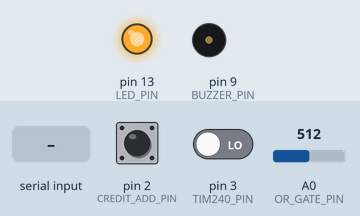
A sketch run on a simulated Arduino Uno, built with avr-gcc and run on an emulated ATmega328P. On the bench: output pins drawn as LEDs (lit = HIGH), buzzer (waves = sounding). Dashed ring = blinking. The test bench sets the inputs (shaded band); at power-on: pin 2 (CREDIT_ADD_PIN) LOW, A0 (OR_GATE_PIN) = 512, pin 3 (TIM240_PIN) LOW. What the sketch prints to the serial monitor is not drawn.

Above: at 0.9 s.
At 3.2 s:
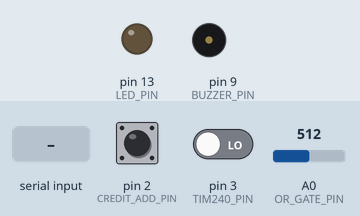
3.3 s: "STATUS\n" received over Serial
4.8 s: "RESET_ALARM\n" received over Serial
6.3 s: "SIMULATE_DETECTION\n" received over Serial
7.8 s: pin 2 (CREDIT_ADD_PIN) pulsed HIGH 2 times (0.12 s each, 0.3 s apart)
9.9 s: A0 (OR_GATE_PIN) set to 594
11.4 s: A0 (OR_GATE_PIN) set to 623
At 11.71 s:
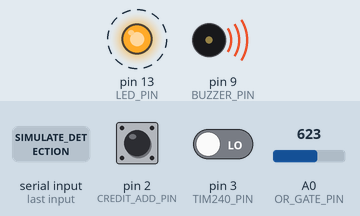
Timing chart, 0 to 15.4 s (numbered marks = the images above; inputs shaded):
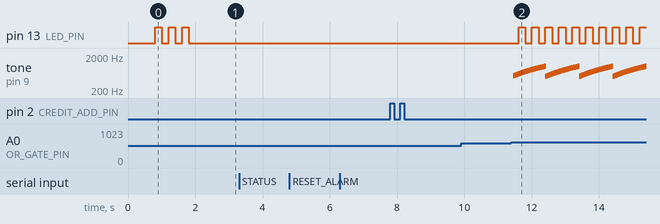

Measured:
- the behaviour switches between 610 and 611 on A0 (OR_GATE_PIN) (found by bisection; images 1 and 2)
- after the input at 3.3 s, every drawn part: stays the same
- after the input at 4.8 s, every drawn part: stays the same
- after the input at 6.3 s, every drawn part: stays the same
- after the input at 7.8 s, every drawn part: stays the same
- after the input at 9.9 s, every drawn part: stays the same
- after the input at 11.4 s, pin 13 (LED_PIN): alternates HIGH for 0.20 s and LOW for 0.20 s, starting after 0.21 s; tone on pin 9 (BUZZER_PIN): plays 520 Hz for 0.01 s, 525 Hz for 0.01 s, 530 Hz for 0.01 s, 535 Hz for 0.01 s, 540 Hz for 0.01 s, 545 Hz for 0.01 s … (395 notes in this stretch), starting after 0.05 s

The sketch:

lidar_detection_dual.ino
```cpp
// LiDAR Detection System - Dual Input Arduino + Credit Tracking
// Input 1: OR gate from side LiDARs (TiM100/TiM150) - Analog Pin A0 (5V signal)
// Input 2: TiM240 from Pi GPIO - Digital Pin 3 (3.3V signal)
// Credit Add: Pi GPIO 18 → Digital Pin 2 (falling edge 3.3V→0V) - Note: TiM240 uses GPIO 17
// Activates alarm circuit when ANY LiDAR detects a person
// Tracks credits: 2 PBT hits = 1 credit deducted
// Sends status back to Pi for webapp display

const int OR_GATE_PIN = A0;        // Analog input - OR gate (TiM100 OR TiM150, outputs 5V)
const int TIM240_PIN = 3;           // Digital input - TiM240 from Pi GPIO (3.3V HIGH when detected)
const int CREDIT_ADD_PIN = 2;       // Digital input - Credit add signal from Pi GPIO (falling edge 3.3V→0V)
const int BUZZER_PIN = 9;           // Piezo buzzer
const int LED_PIN = 13;             // Status LED

// OR gate detection threshold (analog)
// Changed to 3V threshold to ignore 2.5V idle level
// 3.0V * 1023 / 5.0V = 614 ADC counts
const int OR_GATE_THRESHOLD = 610;  // ~3V - Only accept 3V+ as HIGH (ignores 2.5V idle)
const unsigned long OR_GATE_CONFIRMATION_MS = 10;  // Fast confirmation for strong signals

// TiM240 detection (digital from Pi GPIO)
// Pi GPIO outputs 3.3V HIGH when TiM240 detects person
// Uses confirmation time for both HIGH and LOW states to prevent false triggers/clears
const unsigned long TIM240_CONFIRMATION_MS = 50;  // Confirmation time for both HIGH and LOW states

// Detection state
bool person_detected = false;

// Alarm system
unsigned long alarmStartTime = 0;
bool alarmActive = false;
const unsigned long alarmDuration = 5000; // 5 seconds

// Time-based confirmation for each input
unsigned long or_gate_detectionStartTime = 0;
unsigned long tim240_detectionStartTime = 0;
unsigned long tim240_clearStartTime = 0;  // Timer for confirming LOW state

// Input state tracking
bool or_gate_detected = false;
bool tim240_detected = false;

// Credit tracking system
volatile int credits = 0;              // Current credit count (starts at 0) - volatile for interrupt
// Note: Hit counting is done on Pi - Arduino just manages credit balance

// Credit add interrupt debouncing (flag-based approach)
volatile bool creditAddPending = false;  // Flag set by interrupt, processed in main loop
volatile unsigned long creditAddInterruptTime = 0;  // Timestamp when interrupt fired
unsigned long lastCreditAddProcessedMs = 0;  // Last time credit was actually added
const unsigned long CREDIT_ADD_DEBOUNCE_MS = 1000;  // Debounce time (1000ms = max 1 credit/second)
const unsigned long CREDIT_ADD_MIN_LOW_MS = 20;  // Minimum time pin must stay LOW to be valid (filters noise)

// Serial communication with Pi
String serialCommand = "";
bool commandReady = false;

// Status reporting
unsigned long lastStatusReport = 0;
const unsigned long statusInterval = 1000; // Report every 1 second

void setup() {
  Serial.begin(9600);

  // Pin setup
  pinMode(OR_GATE_PIN, INPUT);      // Analog input for OR gate
  pinMode(TIM240_PIN, INPUT);       // Digital input from Pi GPIO (no pull-up, Pi controls it)
  pinMode(CREDIT_ADD_PIN, INPUT);   // Digital input from Pi GPIO for credit add (no pull-up, Pi controls it)
  pinMode(BUZZER_PIN, OUTPUT);
  pinMode(LED_PIN, OUTPUT);

  // Initialize states
  noTone(BUZZER_PIN);
  digitalWrite(LED_PIN, LOW);

  // Initialize detection timers
  or_gate_detectionStartTime = 0;
  tim240_detectionStartTime = 0;
  tim240_clearStartTime = 0;

  // Initialize credit system
  creditAddPending = false;
  creditAddInterruptTime = 0;
  lastCreditAddProcessedMs = 0;

  // Attach interrupt for credit add signal (falling edge: 3.3V → 0V)
  attachInterrupt(digitalPinToInterrupt(CREDIT_ADD_PIN), handleCreditAdd, FALLING);

  Serial.println("# LiDAR Detection System - Arduino Ready (Dual Input + Credit Tracking)");
  Serial.println("# Input 1: Analog Pin A0 - OR Gate (TiM100 OR TiM150, 5V signal)");
  Serial.print("#   Threshold: ");
  Serial.print(OR_GATE_THRESHOLD);
  Serial.print(" ADC (");
  Serial.print((OR_GATE_THRESHOLD * 5.0 / 1023.0), 2);
  Serial.print("V) - Only accepts 3V+ as HIGH (ignores 2.5V idle)");
  Serial.print(", Confirmation: ");
  Serial.print(OR_GATE_CONFIRMATION_MS);
  Serial.println(" ms");
  Serial.println("# Input 2: Digital Pin 3 - TiM240 from Pi GPIO (3.3V HIGH when detected)");
  Serial.print("#   Confirmation: ");
  Serial.print(TIM240_CONFIRMATION_MS);
  Serial.println(" ms");
  Serial.println("# Credit Add: Digital Pin 2 - Pi GPIO 18 (falling edge 3.3V→0V triggers +1 credit)");
  Serial.println("# Note: TiM240 detection uses Pi GPIO 17 (Physical Pin 11)");
  Serial.println("# Credit System: Pi tracks hits (2 hits = 1 credit), sends DEDUCT_CREDIT when needed");
  Serial.println("# LiDAR Safety: DISABLED when credits == 0 (no detection, no alarm)");
  Serial.println("# Alarm: Buzzer Pin 9, LED Pin 13");
  Serial.println("# Commands: STATUS, RESET_ALARM, SIMULATE_DETECTION, SIMULATE_CLEAR");
  Serial.println("# Credit Commands: DEDUCT_CREDIT, GET_CREDITS, SET_CREDITS:<n>, ADD_CREDITS:<n>");

  // Send initial credit status
  sendCreditStatus();

  Serial.println("# READY");

  // Blink LED to indicate ready
  for (int i = 0; i < 3; i++) {
    digitalWrite(LED_PIN, HIGH);
    delay(200);
    digitalWrite(LED_PIN, LOW);
    delay(200);
  }
}

void loop() {
  unsigned long now = millis();

  // Handle serial commands from Pi
  handleSerialCommands();

  // Process pending credit add from interrupt (with debouncing and noise filtering)
  if (creditAddPending) {
    // CRITICAL: Verify the pin is actually LOW and stays LOW for minimum duration
    // This filters out brief noise spikes that cause false falling edges
    unsigned long interruptTime = creditAddInterruptTime;
    unsigned long timeSinceInterrupt = now - interruptTime;

    // Check current pin state
    int currentPinState = digitalRead(CREDIT_ADD_PIN);

    if (currentPinState == HIGH) {
      // Pin is HIGH - was just a brief noise spike, ignore
      // This filters out very brief LOW pulses that don't last long enough
      creditAddPending = false;
    } else if (currentPinState == LOW) {
      // Pin is LOW - check if it's been LOW long enough to be valid
      if (timeSinceInterrupt >= CREDIT_ADD_MIN_LOW_MS) {
        // Pin has been LOW for minimum duration - this is a valid signal
        // Now check debounce (time since last credit add)
        if (now - lastCreditAddProcessedMs >= CREDIT_ADD_DEBOUNCE_MS) {
          // Double-check pin is still LOW (one more verification)
          if (digitalRead(CREDIT_ADD_PIN) == LOW) {
            // Process the credit add - this is a confirmed valid signal
            credits++;
            lastCreditAddProcessedMs = now;

            sendCreditStatus();
            Serial.println("# Credit added via hardware signal (Pin 2 falling edge)");
          }
          // Clear flag after processing (whether successful or not)
          creditAddPending = false;
        } else {
          // Debounce active - ignore this trigger
          // Clear flag to prevent spamming
          creditAddPending = false;
        }
      }
      // If not enough time has passed, keep flag set and check again next iteration
      // This allows the pin to stabilize before we decide if it's valid
    }
  }

  // ============================================================
  // READ INPUT 1: OR Gate (Side LiDARs - TiM100/TiM150)
  // ============================================================
  int or_gate_voltage = analogRead(OR_GATE_PIN);
  bool or_gate_high = (or_gate_voltage > OR_GATE_THRESHOLD);

  if (or_gate_high) {
    // OR gate signal detected
    if (or_gate_detectionStartTime == 0) {
      or_gate_detectionStartTime = now;
    } else if ((now - or_gate_detectionStartTime) >= OR_GATE_CONFIRMATION_MS) {
      // Confirmed: stable signal above threshold
      or_gate_detected = true;
    }
  } else {
    // OR gate signal low - reset timer
    or_gate_detectionStartTime = 0;
    or_gate_detected = false;
  }

  // ============================================================
  // READ INPUT 2: TiM240 from Pi GPIO (Digital)
  // ============================================================
  int tim240_level = digitalRead(TIM240_PIN);
  bool tim240_high = (tim240_level == HIGH);

  if (tim240_high) {
    // TiM240 signal detected - start confirmation timer
    if (tim240_detectionStartTime == 0) {
      tim240_detectionStartTime = now;
    } else if ((now - tim240_detectionStartTime) >= TIM240_CONFIRMATION_MS) {
      // Confirmed: stable HIGH signal
      tim240_detected = true;
      // Reset clear timer since we're detecting
      tim240_clearStartTime = 0;
    }
  } else {
    // TiM240 signal low - start clear confirmation timer
    if (tim240_clearStartTime == 0) {
      tim240_clearStartTime = now;
    } else if ((now - tim240_clearStartTime) >= TIM240_CONFIRMATION_MS) {
      // Confirmed: stable LOW signal - clear detection
      tim240_detected = false;
      // Reset detection timer since we're clear
      tim240_detectionStartTime = 0;
    }
    // If we were detecting but signal went LOW, reset detection timer
    // (but don't clear detection until confirmed LOW for 50ms)
    if (tim240_detectionStartTime > 0) {
      tim240_detectionStartTime = 0;
    }
  }

  // ============================================================
  // COMBINED DETECTION LOGIC (OR both inputs)
  // ============================================================
  // CRITICAL: Only detect and trigger alarm if credits > 0
  // When credits == 0, LiDAR safety is disabled
  bool new_person_detected = false;

  if (credits > 0) {
    // Credits available - process detection normally
    new_person_detected = (or_gate_detected || tim240_detected);

    // Edge detection: trigger alarm on rising edge
    if (new_person_detected && !person_detected) {
      person_detected = true;
      triggerAlarm();
      sendStatusToPi();
      Serial.println("✅ Person detected - Triggering alarm");
    }

    // Clear detection on falling edge
    if (!new_person_detected && person_detected) {
      person_detected = false;
      // Ensure alarm is stopped (clean state)
      if (alarmActive) {
        alarmActive = false;
        noTone(BUZZER_PIN);
        digitalWrite(LED_PIN, LOW);
      }
      Serial.println("✅ Area clear - Person left");
      sendStatusToPi();
    }

    // Run alarm system
    runAlarmSystem();
  } else {
    // Credits == 0 - LiDAR safety disabled
    // Force clear any existing detection and stop alarm
    if (person_detected || alarmActive) {
      person_detected = false;
      alarmActive = false;
      noTone(BUZZER_PIN);
      digitalWrite(LED_PIN, LOW);
      sendStatusToPi();
      Serial.println("# LiDAR safety disabled (credits == 0) - Detection cleared");
    }
  }

  // Send status to Pi every second
  if (now - lastStatusReport >= statusInterval) {
    sendStatusToPi();
    lastStatusReport = now;
  }
}

void triggerAlarm() {
  // CRITICAL: Only trigger alarm if credits > 0
  if (credits == 0) {
    Serial.println("# Alarm trigger blocked (credits == 0)");
    return;  // Don't trigger alarm
  }

  alarmActive = true;
  alarmStartTime = millis();

  Serial.println("Trigger detected - Siren ON");

  // Send detection signal to Pi
  Serial.println("PERSON_DETECTED");
}

void runAlarmSystem() {
  // CRITICAL: Only run alarm if credits > 0
  // If credits == 0, immediately stop any active alarm
  if (credits == 0) {
    if (alarmActive) {
      alarmActive = false;
      noTone(BUZZER_PIN);
      digitalWrite(LED_PIN, LOW);
      Serial.println("# Alarm stopped (credits == 0)");
    }
    return;  // Exit early - don't run alarm system
  }

  // Run siren for 5 seconds (only if credits > 0)
  if (alarmActive) {
    unsigned long elapsed = millis() - alarmStartTime;
    if (elapsed < alarmDuration) {
      int freq = map((elapsed / 10) % 100, 0, 99, 500, 1000); // sweeping tone
      tone(BUZZER_PIN, freq);
      digitalWrite(LED_PIN, (elapsed / 200) % 2); // blink LED
    } else {
      noTone(BUZZER_PIN);
      digitalWrite(LED_PIN, LOW);
      alarmActive = false;
      Serial.println("Siren OFF");
    }
  }
}

void handleSerialCommands() {
  while (Serial.available()) {
    char c = Serial.read();

    if (c == '\n' || c == '\r') {
      if (serialCommand.length() > 0) {
        processCommand(serialCommand);
        serialCommand = "";
      }
    } else {
      serialCommand += c;
    }
  }
}

void processCommand(String command) {
  command.trim();

  if (command == "STATUS") {
    sendStatusToPi();
    sendCreditStatus();
    // Also print current input states for debugging
    int or_voltage = analogRead(OR_GATE_PIN);
    int tim240_level = digitalRead(TIM240_PIN);
    Serial.print("# OR Gate voltage: ");
    Serial.print(or_voltage);
    Serial.print(" ADC (");
    Serial.print((or_voltage * 5.0 / 1023.0), 2);
    Serial.print("V), TiM240: ");
    Serial.println(tim240_level == HIGH ? "HIGH" : "LOW");
  }
  else if (command == "RESET_ALARM") {
    alarmActive = false;
    noTone(BUZZER_PIN);
    digitalWrite(LED_PIN, LOW);
    Serial.println("# Alarm reset manually");
  }
  else if (command == "SIMULATE_DETECTION") {
    // Simulate detection for testing
    person_detected = true;
    triggerAlarm();
    Serial.println("# Simulated detection triggered");
  }
  else if (command == "SIMULATE_CLEAR") {
    // Simulate clear for testing
    person_detected = false;
    Serial.println("# Simulated clear triggered");
  }
  // Credit tracking commands
  else if (command == "DEDUCT_CREDIT") {
    // Deduct 1 credit (Pi handles hit counting, just deducts when 2 hits reached)
    if (credits > 0) {
      credits--;
      Serial.print("# Credit deducted! Credits remaining: ");
      Serial.println(credits);
    } else {
      Serial.println("# No credits remaining - cannot deduct");
    }
    sendCreditStatus();
  }
  else if (command == "GET_CREDITS") {
    sendCreditStatus();
  }
  else if (command.startsWith("SET_CREDITS:")) {
    int newCredits = command.substring(12).toInt();
    if (newCredits >= 0) {
      credits = newCredits;
      Serial.print("# Credits set to: ");
      Serial.println(credits);
      sendCreditStatus();
    }
  }
  else if (command.startsWith("ADD_CREDITS:")) {
    int addCredits = command.substring(12).toInt();
    if (addCredits > 0) {
      credits += addCredits;
      Serial.print("# Credits added: ");
      Serial.print(addCredits);
      Serial.print(" (Total: ");
      Serial.print(credits);
      Serial.println(")");
      sendCreditStatus();
    }
  }
  else {
    Serial.print("# Unknown command: ");
    Serial.println(command);
  }
}

void sendStatusToPi() {
  Serial.print("LIDAR_STATUS:");
  Serial.print(person_detected ? "1" : "0");  // Any LiDAR detecting
  Serial.print(",");
  Serial.print(alarmActive ? "1" : "0");      // Alarm active
  Serial.println();
}

void sendCreditStatus() {
  Serial.print("CREDITS:");
  Serial.println(credits);
}

// Interrupt handler for credit add signal (falling edge on Pin 2)
// Uses flag-based approach: set flag in interrupt, process in main loop
void handleCreditAdd() {
  // Simply set the flag - actual processing happens in main loop with proper debouncing
  // This prevents issues with millis() not updating in interrupt context
  creditAddPending = true;
  creditAddInterruptTime = millis();  // Note: millis() may not update in interrupt, but we use it for reference
}

// Hardware Connections:
// OR Gate Output → Analog Pin A0
//   - TiM100 Signal → OR Gate Input 1
//   - TiM150 Signal → OR Gate Input 2
//   - OR Gate outputs 5V when either side LiDAR detects
//
// TiM240 Signal:
//   - TiM240 → Pi GPIO 17 (Physical Pin 11) → Arduino Digital Pin 3
//   - Pi GPIO outputs 3.3V HIGH when TiM240 detects person
//   - Arduino Pin 3: INPUT (no pull-up, Pi controls it)
//
// Credit Add Signal:
//   - Pi GPIO 18 (Physical Pin 12) → Arduino Digital Pin 2
//   - Signal: Falling edge (3.3V HIGH → 0V LOW) triggers +1 credit
//   - Arduino Pin 2: INPUT (no pull-up, Pi controls it)
//
// Piezo Buzzer → Pin 9
// Status LED → Pin 13 (blinks during alarm)
// GND → Common ground
//
// Expected Behavior:
// - Monitors two separate inputs independently
// - OR gate (A0): 5V signal from side LiDARs - fast detection (10ms)
// - TiM240 (Pin 3): 3.3V signal from Pi - digital detection (50ms)
// - Triggers alarm if EITHER input detects person
// - Credit System: Pi tracks hits (2 hits = 1 credit), sends DEDUCT_CREDIT command
// - Credit Add: Falling edge on Pin 2 = +1 credit (hardware trigger)
// - Sends status updates to Pi every second
// - Responds to Pi commands for testing (LiDAR + Credit commands)
```
